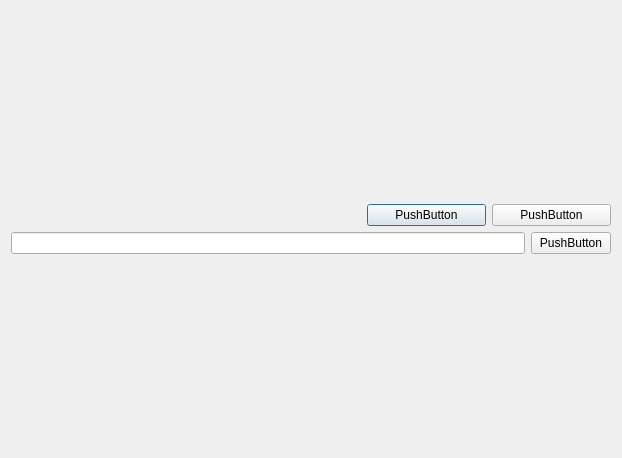
<?xml version="1.0" encoding="UTF-8"?>
<ui version="4.0">
 <class>KeyboardDialog</class>
 <widget class="QDialog" name="KeyboardDialog">
  <property name="geometry">
   <rect>
    <x>0</x>
    <y>0</y>
    <width>622</width>
    <height>458</height>
   </rect>
  </property>
  <property name="windowTitle">
   <string>Dialog</string>
  </property>
  <layout class="QGridLayout" name="gridLayout_2">
   <item row="0" column="0">
    <layout class="QVBoxLayout" name="verticalLayout">
     <item>
      <layout class="QHBoxLayout" name="horizontalLayout" stretch="3,1,1">
       <item>
        <spacer name="horizontalSpacer">
         <property name="orientation">
          <enum>Qt::Horizontal</enum>
         </property>
         <property name="sizeHint" stdset="0">
          <size>
           <width>40</width>
           <height>20</height>
          </size>
         </property>
        </spacer>
       </item>
       <item>
        <widget class="QPushButton" name="okPushButton">
         <property name="text">
          <string>PushButton</string>
         </property>
        </widget>
       </item>
       <item>
        <widget class="QPushButton" name="cancelPushButton">
         <property name="text">
          <string>PushButton</string>
         </property>
        </widget>
       </item>
      </layout>
     </item>
     <item>
      <layout class="QHBoxLayout" name="horizontalLayout_2" stretch="9,1">
       <item>
        <widget class="QLineEdit" name="lineEdit"/>
       </item>
       <item>
        <widget class="QPushButton" name="deleteAllPushButton">
         <property name="text">
          <string>PushButton</string>
         </property>
        </widget>
       </item>
      </layout>
     </item>
    </layout>
   </item>
  </layout>
 </widget>
 <resources/>
 <connections/>
</ui>
